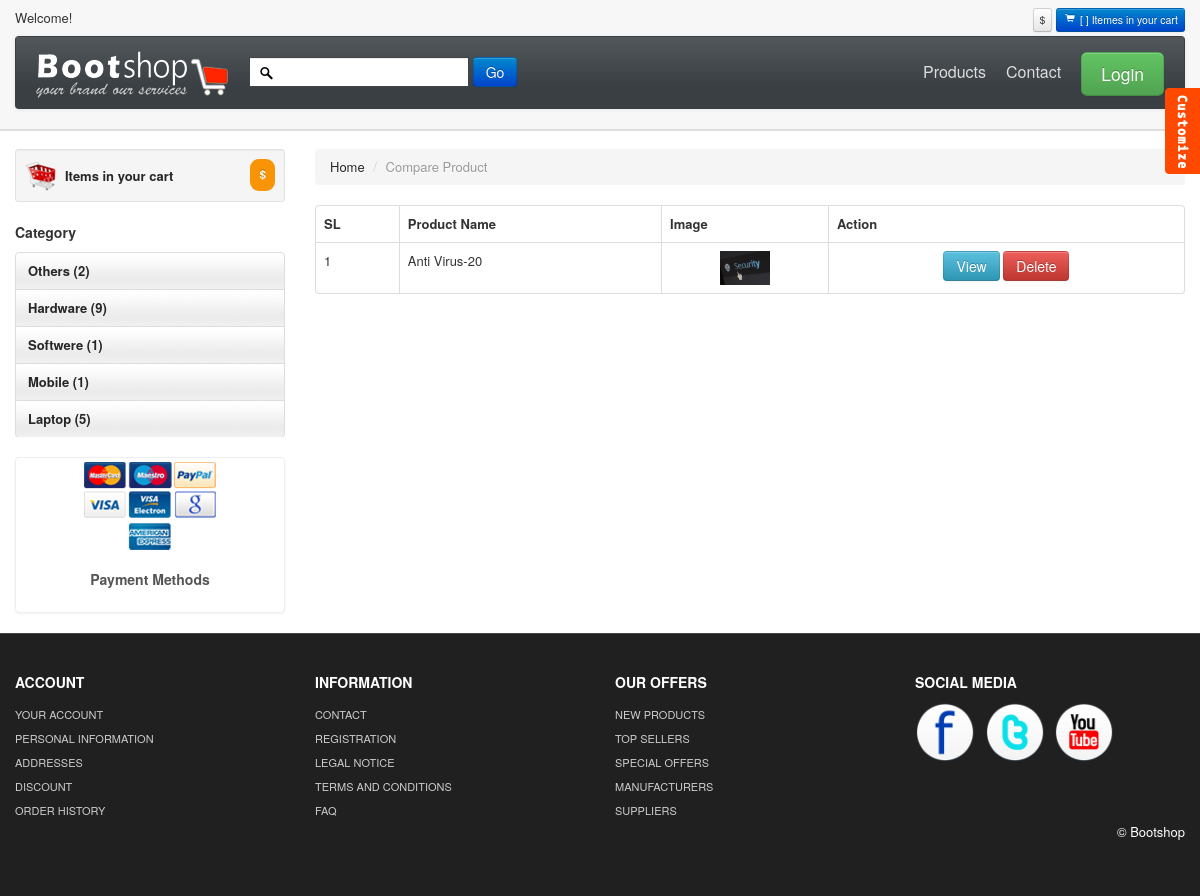
The app's page /Quoc_Chien/E-commerce_website_PHP-_OOP_SQL-master/compare.php with its own data.
### tables this page shows
CREATE TABLE `categories` (
  `id` int(2) NOT NULL,
  `catname` varchar(70) NOT NULL
);

CREATE TABLE `compare` (
  `id` int(2) NOT NULL,
  `cusid` int(2) NOT NULL,
  `proID` int(2) NOT NULL,
  `sid` varchar(100) NOT NULL
);

CREATE TABLE `products` (
  `id` int(3) NOT NULL,
  `name` varchar(80) NOT NULL,
  `price` float(10,2) NOT NULL,
  `cat_id` int(2) NOT NULL,
  `brand_id` int(2) NOT NULL,
  `description` text NOT NULL,
  `status` int(3) NOT NULL,
  `quantity` int(2) NOT NULL,
  `date` timestamp NOT NULL DEFAULT current_timestamp() ON UPDATE current_timestamp(),
  `image` varchar(200) NOT NULL
);

### Quoc_Chien/E-commerce_website_PHP-_OOP_SQL-master/app/classes/Session.php (called while the page is built, shortened)
<?php
class Session
{
    public static function get($key){
        if(isset($_SESSION[$key])){
            return $_SESSION[$key];
        }else{
            return false;
        }
    }
}

### Quoc_Chien/E-commerce_website_PHP-_OOP_SQL-master/app/classes/Category.php (called while the page is built, shortened)
<?php
class Category
{
    public static function displayAllCategory(){
        $sql = "SELECT * FROM `categories` ORDER BY `id` DESC ";
        $res = Database::connect($sql);
        if($res != false){
            return $res;
        }else{
            return false;
        }
    }
    public static function countCategoryProduct($id){
        $sql = "SELECT * FROM `products` WHERE cat_id = $id";
        $result = mysqli_query(Database::db(),$sql);
        if($result){
            $row = mysqli_num_rows($result);
            return $row;
        }else{
            return false;
        }
    }
}

### Quoc_Chien/E-commerce_website_PHP-_OOP_SQL-master/app/classes/Database.php (called while the page is built, shortened)
<?php
class Database
{
    public static function db(){
        $link = mysqli_connect('localhost:3306','root','','ecommerce');
        if($link){
            return $link;
        }else{
            return false;
        }
    }
    public static function connect($sql){
        $res = mysqli_query(self::db(),$sql);
        if($res){
            return $res;
        }else{
            return false;
        }
    }
}

### Quoc_Chien/E-commerce_website_PHP-_OOP_SQL-master/app/classes/Wishlist.php (called while the page is built, shortened)
<?php
class Wishlist
{
    public static function ViewCompareProduct($cusid){
        $sql = "SELECT products.*,compare.proID FROM compare INNER JOIN products ON products.id = compare.proID WHERE compare.cusid = '$cusid' ORDER BY compare.id DESC ";
        $res = Database::connect($sql);
        if($res != false){
            $row = mysqli_num_rows($res);
            if($row == 0){
                return 0;
                die();
            }else{
                return $res;
            }
        }else{
            return false;
        }
    }
}

### Quoc_Chien/E-commerce_website_PHP-_OOP_SQL-master/compare.php (the view, shortened to what this page needs)
<?php require_once 'header.php';?>
<div id="mainBody">
    <div class="container">
        <div class="row">
            <?php
            require_once  'sidebar.php';
            ?>
            <div class="span9">
                <ul class="breadcrumb">
                    <li><a href="index.php">Home</a> <span class="divider">/</span></li>
                    <li class="active">Compare Product</li>
                </ul>
                <table class="table table-bordered">
                    <thead>
                    <div>
                        <tr>
                            <th>SL</th>
                            <th>Product Name</th>
                            <th>Image</th>
                            <th>Action</th>
                        </tr>
                    </thead>
                    <tbody>
                    <?php
                    $cusId = \App\classes\Session::get('CustomerId');
                    if( \App\classes\Wishlist::ViewCompareProduct($cusId) === 0){
                        echo "<span class='error'>Not add!</span>";
                    }else{
                        $ob = \App\classes\Wishlist::ViewCompareProduct($cusId);
                        $i=0;
                        while ($row = mysqli_fetch_assoc($ob)){
                        ?>
                        <tr>
                            <td><?= ++$i?></td>
                            <td><?= $row['name']?></td>
                            <td style="text-align: center"><img src="uploads/products/<?= $row['image']?>" alt="" style="width: 50px"></td>
                            <td style="text-align: center">
                                <a href="product_details.php?id=<?= $row['id']?>" class="btn btn-info">View</a>
                                <a href="logout.php?pid=<?= $row['id']?>" class="btn btn-danger" onclick="return confirm('Are you sure ?')" >Delete</a>
                            </td>
                        </tr>
                    <?php  }  }?>
                    </tbody>
                </table>
            </div>
        </div></div>
</div>
<?php require_once 'footer.php';?>

### Quoc_Chien/E-commerce_website_PHP-_OOP_SQL-master/header.php (shortened to what this page needs)
<!DOCTYPE html>
<html lang="en">
<head>
    <link id="callCss" rel="stylesheet" href="themes/bootshop/bootstrap.min.css" media="screen"/>
    <link href="themes/css/base.css" rel="stylesheet" media="screen"/>
    <link href="themes/css/bootstrap-responsive.min.css" rel="stylesheet"/>
    <link href="themes/css/font-awesome.css" rel="stylesheet" type="text/css">
    <link href="themes/js/google-code-prettify/prettify.css" rel="stylesheet"/>
</head>
<body>
<div id="header">
    <div class="container">
        <div id="welcomeLine" class="row">
            <div class="span6">Welcome!<strong> <?= Session::get('UserName')?></strong></div>
            <div class="span6">
                <div class="pull-right">
		<span class="btn btn-mini">$<?=
            $total =  Session::get('Total');
            ?></span>
                    <a href="product_summary.php"><span class="btn btn-mini btn-primary"><i class="icon-shopping-cart icon-white"></i> [ <?= Session::get('Qty') ?> ] Itemes in your cart </span> </a>
                </div>
            </div>
        </div>
        <div id="logoArea" class="navbar">
            <div class="navbar-inner">
                <a class="brand" href="index.php"><img src="themes/images/logo.png" alt="Bootsshop"/></a>
                <form class="form-inline navbar-search" method="post" action="products.html" style="text-align: center">
                    <input id="srchFld" class="srchTxt" type="text" />
                    <button type="submit" id="submitButton" class="btn btn-primary">Go</button>
                </form>
                <ul id="topMenu" class="nav pull-right">
                    <li class=""><a href="products.php">Products</a></li>
                    <li class=""><a href="contact.php">Contact</a></li>
                    <li class="">
                        <?php
                        $login = \App\classes\Session::get('login');
                        if($login == false){ ?>
                            <a href="login.php"style="padding-right:0"><span class="btn btn-large btn-success">Login</span></a>
                        <?php  }else{ ?>
                            <a href="logout.php?logout" style="padding-right:0"><span class="btn btn-large btn-danger">Logout</span></a>
                        <?php } ?>
                    </li>
                </ul>
            </div>
        </div>
    </div>
</div>

### Quoc_Chien/E-commerce_website_PHP-_OOP_SQL-master/sidebar.php (shortened to what this page needs)
<div id="sidebar" class="span3">
	<div class="well well-small"><a id="myCart" href="product_summary.php"><img src="themes/images/ico-cart.png" alt="cart"><?= Session::get('Qty') ?> Items in your cart  <span class="badge badge-warning pull-right">$ <?= Session::get('Total') ?> </span></a></div>
	<h5>Category</h5>
	<ul id="sideManu" class="nav nav-tabs nav-stacked">
           <?php
           $Cob = \App\classes\Category::displayAllCategory();
           while ($cat = $Cob->fetch_assoc()){ ?>
		<li><a href="catwise.php?cid=<?= $cat['id']?>"><?= $cat['catname']?> (<?= \App\classes\Category::countCategoryProduct($cat['id'])?>)</a></li>
	<?php } ?>
	</ul>
	<br/>
		<div class="thumbnail">
			<img src="themes/images/payment_methods.png" title="Bootshop Payment Methods" alt="Payments Methods">
			<div class="caption">
			  <h5>Payment Methods</h5>
			</div>
		  </div>
</div>

### Quoc_Chien/E-commerce_website_PHP-_OOP_SQL-master/footer.php (shortened to what this page needs)
	<div  id="footerSection">
	<div class="container">
		<div class="row">
			<div class="span3">
				<h5>ACCOUNT</h5>
				<a href="login.php">YOUR ACCOUNT</a>
				<a href="login.php">PERSONAL INFORMATION</a>
				<a href="login.php">ADDRESSES</a>
				<a href="login.php">DISCOUNT</a>
				<a href="login.php">ORDER HISTORY</a>
			 </div>
			<div class="span3">
				<h5>INFORMATION</h5>
				<a href="contact.php">CONTACT</a>
				<a href="register.php">REGISTRATION</a>
				<a href="legal_notice.html">LEGAL NOTICE</a>
				<a href="tac.html">TERMS AND CONDITIONS</a>
				<a href="faq.html">FAQ</a>
			 </div>
			<div class="span3">
				<h5>OUR OFFERS</h5>
				<a href="#">NEW PRODUCTS</a>
				<a href="#">TOP SELLERS</a>
				<a href="special_offer.html">SPECIAL OFFERS</a>
				<a href="#">MANUFACTURERS</a>
				<a href="#">SUPPLIERS</a>
			 </div>
			<div id="socialMedia" class="span3 pull-right">
				<h5>SOCIAL MEDIA </h5>
				<a href="#"><img width="60" height="60" src="themes/images/facebook.png" title="facebook" alt="facebook"/></a>
				<a href="#"><img width="60" height="60" src="themes/images/twitter.png" title="twitter" alt="twitter"/></a>
				<a href="#"><img width="60" height="60" src="themes/images/youtube.png" title="youtube" alt="youtube"/></a>
			 </div>
		 </div>
		<p class="pull-right">&copy; Bootshop</p>
	</div>
	</div>
<link rel="stylesheet" href="themes/switch/themeswitch.css" type="text/css" media="screen" />
<span id="themesBtn"></span>
</body>
</html>

### Quoc_Chien/E-commerce_website_PHP-_OOP_SQL-master/themes/css/base.css (style rules this page uses)
#mainBody { border-top:2px solid #dedede; padding-top: 18px; }
#carouselBlk,#header { background: url(../images/headerRepeat.png) repeat-x 0 0 #f7f7f7; }
#srchFld { background: url(../images/search.png) no-repeat 4px center #fff; }
#logoArea, #logoArea a { line-height:49px; }
#logoArea .btn, #logoArea .btn-group { margin-top: 0; }
#welcomeLine { padding: 8px 0 4px }
#myCart img { float:left; margin-right:8px; }
#myCart .badge { padding: 9px; }
#myCart { font-size: 13px;font-weight: bold; line-height: 33px; }
#sidebar ul { list-style: none;padding: 0;margin: 0;width: 100%; }
#sidebar li a { font-weight:bold; background:url(../images/tabRepeatInactive.png) repeat-x 0 0; color:#262626; }
.thumbnail h5,.thumbnail p { text-align:center }
#footerSection { background: #202020;color: white;padding: 28px 0 44px;margin-top: 20px;border-top: 1px solid #444; }
#footerSection a { color:#ccc; font-size:11px; padding:0; line-height:24px; display:block; }
#footerSection #socialMedia a { min-width:25px; display:inline; margin-right:6px; text-align:center; line-height:1.5em; }
#socialMedia img { max-width:60px; }
.navbar-search .srchTxt { border-radius: 0;border: 1px solid #444; }
[class^="icon-"], [class*=" icon-"] { background-image: none; }
.navbar .nav > li > a { padding:10px;color: #DDD;text-shadow: none;font-size: 16px; }
#logoArea, #logoArea a { outline:none; }
.navbar .nav.pull-right, #sideManu { overflow:hidden; }
.navbar-search { margin-top: 8px; }

### Quoc_Chien/E-commerce_website_PHP-_OOP_SQL-master/themes/switch/themeswitch.css (style rules this page uses)
#themesBtn { height: 86px;background: url(images/styleTgl.png) no-repeat 0 0;position: fixed;top: 88px;right: 0;width: 35px; }

### records on screen
categories: catname "Others", id "2"
categories: catname "Hardware", id "9"
categories: catname "Softwere", id "1"
categories: catname "Mobile", id "1"
categories: catname "Laptop", id "5"
compare: products.name "Anti Virus-20", products.image (picture)
